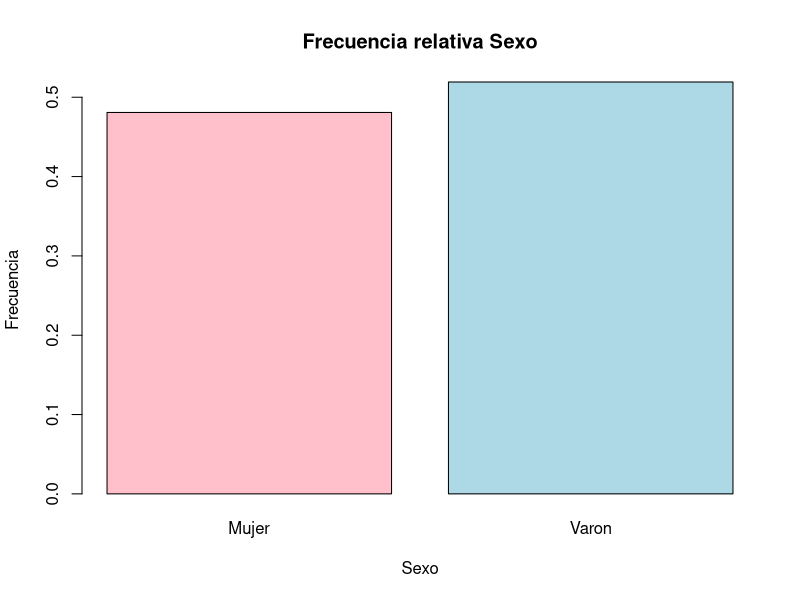
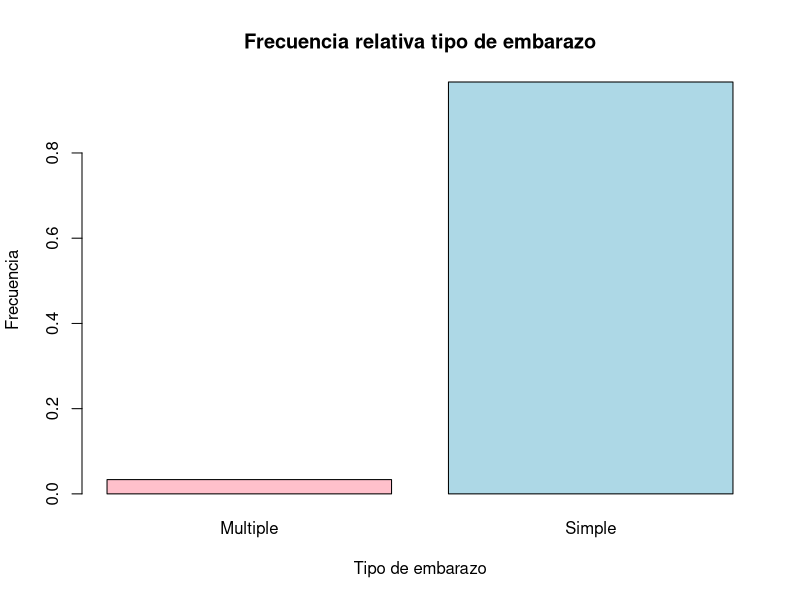
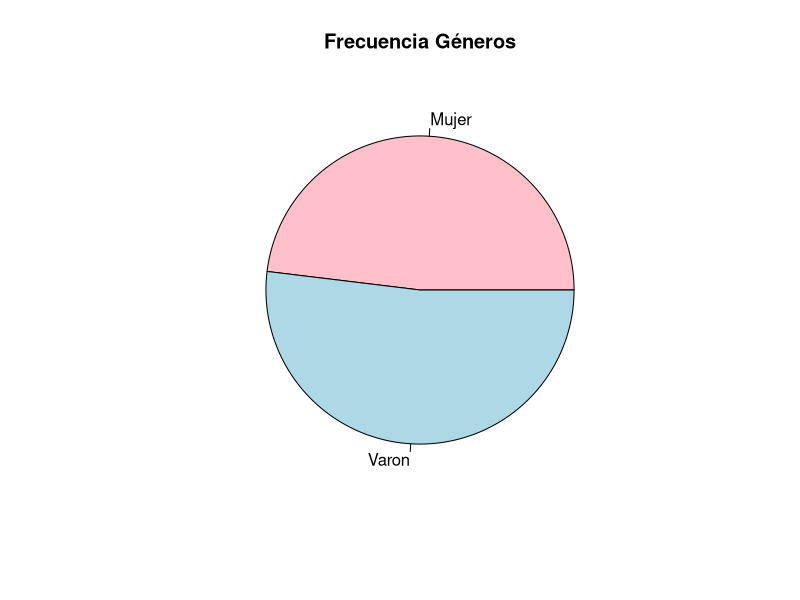
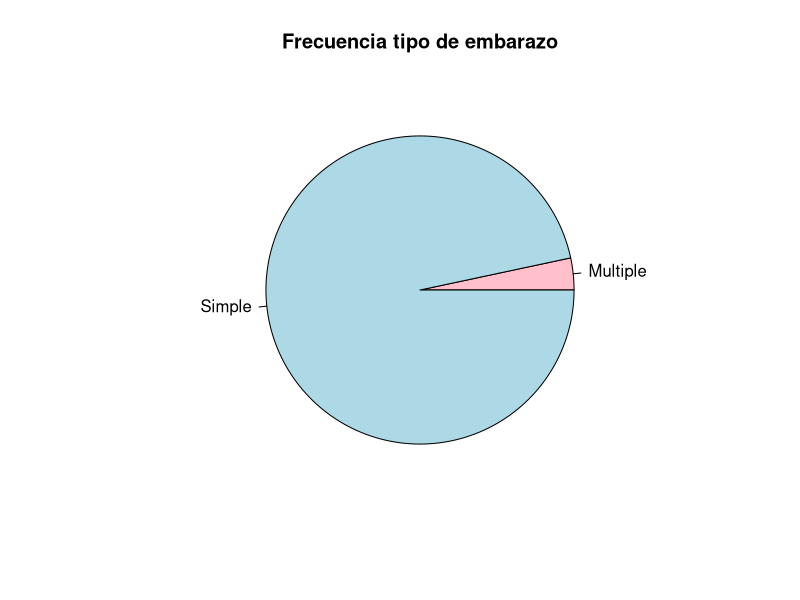
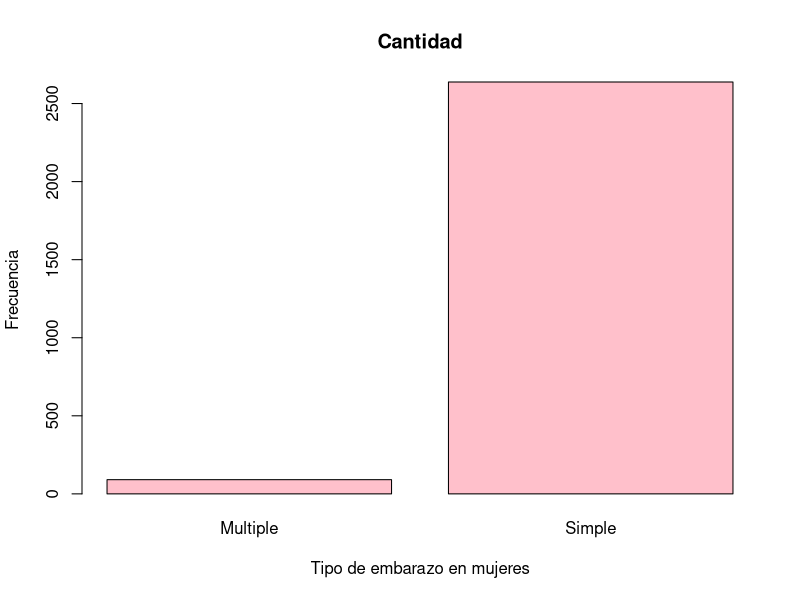

Write the R code that produced these figures, in order.
######Clase 2###########


###Ej 1###

datos_bebes <- read.table("ENNyS_menorA2.txt", header = TRUE)

#a

#Sexo.
table_abs_Sexo <- table(datos_bebes$Sexo)
table_rel_Sexo <- prop.table(table_abs_Sexo)

#Tipo de embarazo.
table_abs_Embarazo <- table(datos_bebes$Tipo_embarazo)
table_rel_Embarazo <- prop.table(table_abs_Embarazo)

#b GRAFICO DE BARRAS

#Sexo

barplot(table_rel_Sexo,
        main = "Frecuencia relativa Sexo",
        xlab = "Sexo",
        ylab = "Frecuencia",
        col = c("pink", "lightblue")) 

#Tipo de embarazo

barplot(table_rel_Embarazo,
        main = "Frecuencia relativa tipo de embarazo",
        xlab = "Tipo de embarazo",
        ylab = "Frecuencia",
        col = c("pink", "lightblue")) 


#c GRAFICO DE TORTAS

#Sexo

pie(table_rel_Sexo, 
    main = "Frecuencia Géneros", 
    col = c("pink", "lightblue"))


#Tipo de embarazo


pie(table_rel_Embarazo, 
    main = "Frecuencia tipo de embarazo", 
    col = c("pink", "lightblue"))



###Ej 2###

cont_SexoEmbarazo <- table(datos_bebes$Sexo, datos_bebes$Tipo_embarazo)

barplot(cont_SexoEmbarazo[1,],
        main = "Cantidad",
        xlab = "Tipo de embarazo en mujeres",
        ylab = "Frecuencia",
        col = "pink") 
